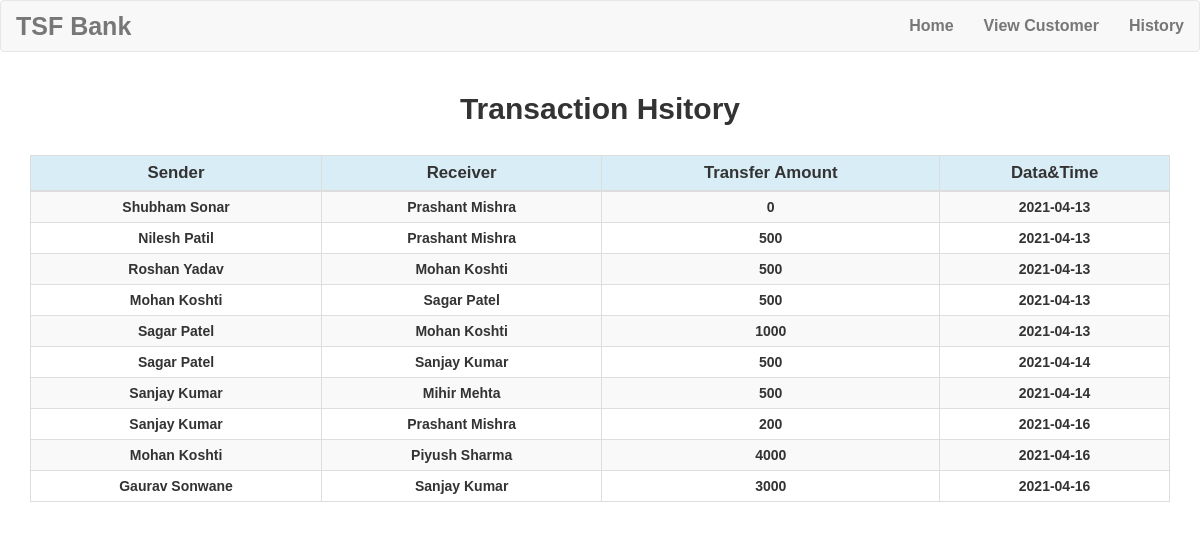
The page /history.php on the database its author committed.
### tables this page shows
CREATE TABLE `tranc_data` (
  `c_no` int(5) NOT NULL,
  `sender` text NOT NULL,
  `receiver` text NOT NULL,
  `balance` int(10) NOT NULL,
  `time` date NOT NULL DEFAULT current_timestamp()
);

### history.php (the view, shortened to what this page needs)
<!DOCTYPE html>
<html>
<head>
	  <link rel="stylesheet" href="https://maxcdn.bootstrapcdn.com/bootstrap/3.4.1/css/bootstrap.min.css">
    <link rel="stylesheet" type="text/css" href="style.css">
</head>
<body>
<?php
    include 'navbar.php';
    include 'config.php';
    $sql = "SELECT * FROM `tranc_data`";
    $result = mysqli_query($conn,$sql);
?>
<div class="container">
 <h2 class="text-center pt-4" style="font-family: sans-serif; font-weight: bold;">Transaction Hsitory</h2>
        <br>
  <div class="table-responsive-sm">
  <table class="table table-hover table-sm table-striped table-condensed table-bordered tb" >
    <thead>
      <tr class="info">
        <th class="th">Sender</th>
        <th class="th">Receiver</th>
        <th class="th">Transfer Amount</th>
        <th class="th">Data&Time</th>
      </tr>
    </thead>
    <tbody>
    <?php
    	while($row = mysqli_fetch_assoc($result))
     	{
     ?>
     		 <tr class="tr">
        			<td><?php echo $row['sender']; ?></td>
        			<td><?php echo $row['receiver']; ?></td>
        			<td><?php echo $row['balance']; ?></td>
        			<td><?php echo $row['time']; ?></td>
      		</tr>
    <?php
    	}
    ?>
    </tbody>
  </table>
  </div>
</div>
</body>
</html>

### css/style.css (style rules this page uses)
* { padding: 0; margin: 0; font-family: sans-serif; }
.container { position: relative; }
.th { text-align: center; font-size: 1.2em; font-weight: bold; }
.tr { text-align: center; font-size: 1em; font-family: sans-serif; padding: 20px; font-weight: bold; }

### history.php (style rules this page uses)
.th { text-align: center; font-size: 1.2em; font-weight: bold; }
.tr { text-align: center; font-size: 1em; font-family: sans-serif; padding: 20px; font-weight: bold; }

### rows shown on the page
tranc_data: sender "Shubham Sonar", receiver "Prashant Mishra", balance "0", time "2021-04-13"
tranc_data: sender "Nilesh Patil", receiver "Prashant Mishra", balance "500", time "2021-04-13"
tranc_data: sender "Roshan Yadav", receiver "Mohan Koshti", balance "500", time "2021-04-13"
tranc_data: sender "Mohan Koshti", receiver "Sagar Patel", balance "500", time "2021-04-13"
tranc_data: sender "Sagar Patel", receiver "Mohan Koshti", balance "1000", time "2021-04-13"
tranc_data: sender "Sagar Patel", receiver "Sanjay Kumar", balance "500", time "2021-04-14"
tranc_data: sender "Sanjay Kumar", receiver "Mihir Mehta", balance "500", time "2021-04-14"
tranc_data: sender "Sanjay Kumar", receiver "Prashant Mishra", balance "200", time "2021-04-16"
tranc_data: sender "Mohan Koshti", receiver "Piyush Sharma", balance "4000", time "2021-04-16"
tranc_data: sender "Gaurav Sonwane", receiver "Sanjay Kumar", balance "3000", time "2021-04-16"
